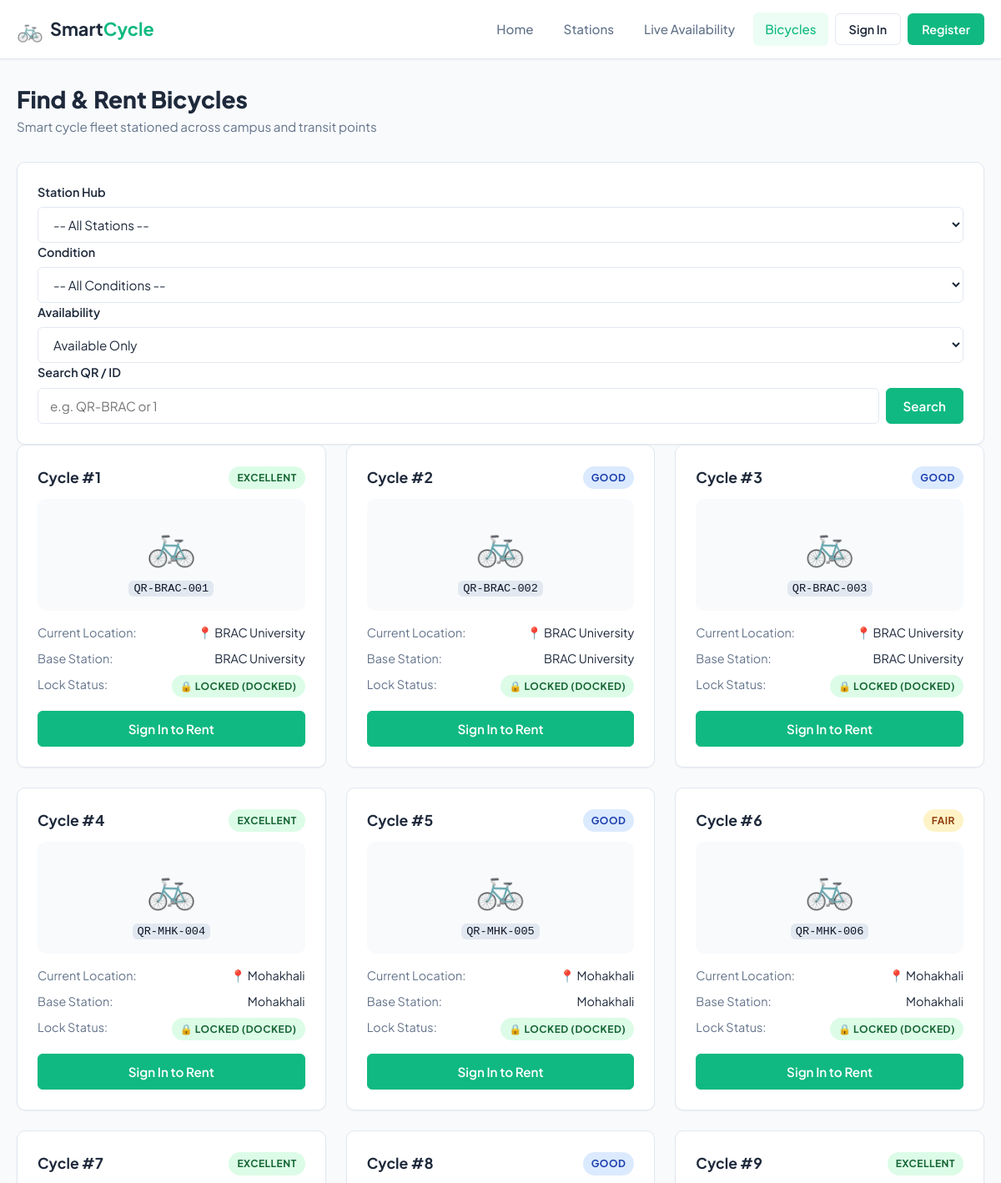
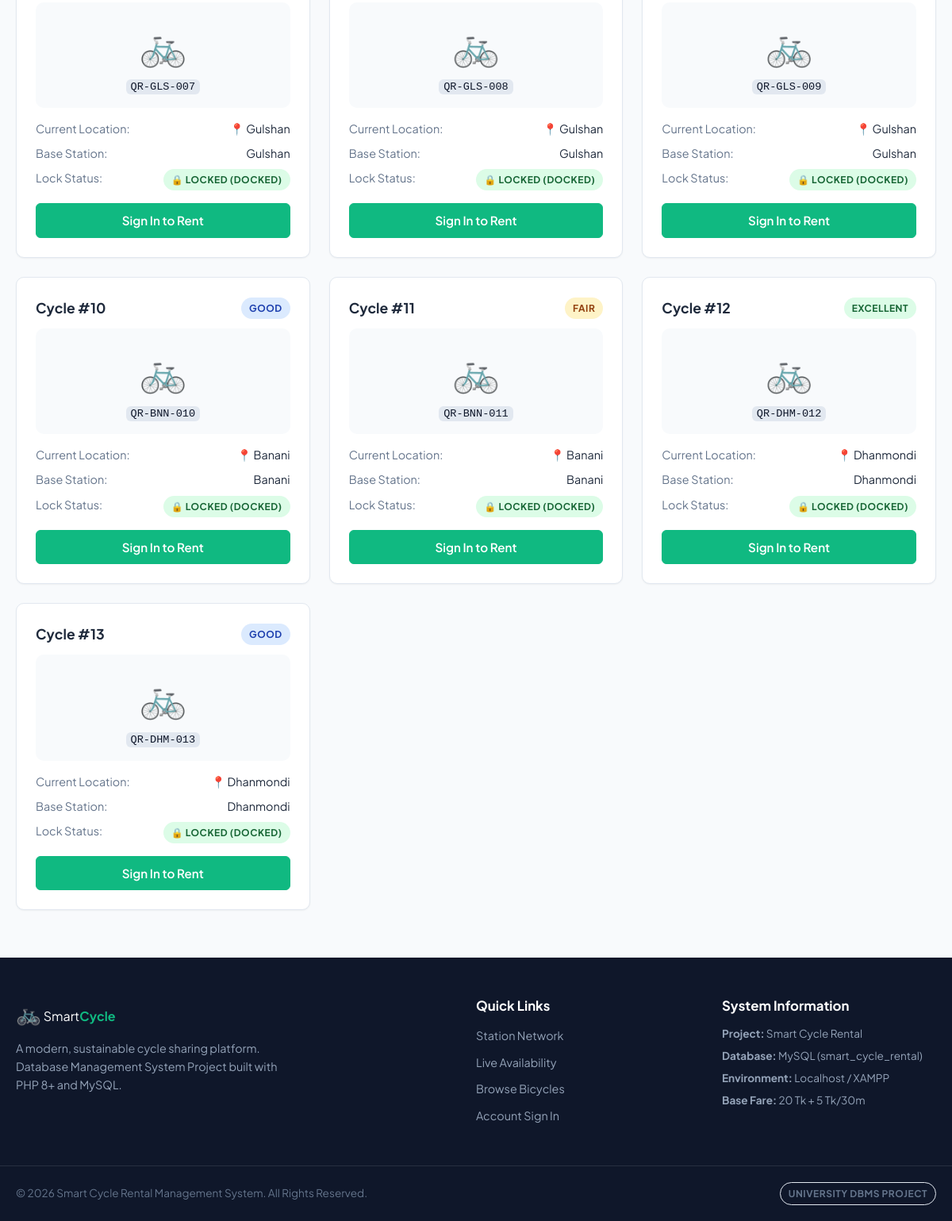
The app's page /cycles.php with its own data (2 pictures, top to bottom).
### tables this page shows
CREATE TABLE `condition_type` (
    `B_id` INT PRIMARY KEY,
    `condition` ENUM('Excellent', 'Good', 'Fair', 'Damaged', 'Under Maintenance') NOT NULL DEFAULT 'Good',
    `last_checked` TIMESTAMP DEFAULT CURRENT_TIMESTAMP ON UPDATE CURRENT_TIMESTAMP,
    CONSTRAINT `fk_condition_bicycle` FOREIGN KEY (`B_id`) 
        REFERENCES `bicycle` (`ID`) ON DELETE CASCADE ON UPDATE CASCADE
);

CREATE TABLE `bicycle` (
    `ID` INT AUTO_INCREMENT PRIMARY KEY,
    `QR_code` VARCHAR(100) NOT NULL UNIQUE,
    `location` VARCHAR(100) NULL,
    `locked` TINYINT(1) NOT NULL DEFAULT 1,
    `unlocked` TINYINT(1) NOT NULL DEFAULT 0,
    `s_location` VARCHAR(100) NULL,
    `user_id` INT NULL,
    `created_at` TIMESTAMP DEFAULT CURRENT_TIMESTAMP,
    CONSTRAINT `fk_bicycle_curr_station` FOREIGN KEY (`location`) 
        REFERENCES `station` (`Location`) ON DELETE SET NULL ON UPDATE CASCADE,
    CONSTRAINT `fk_bicycle_start_station` FOREIGN KEY (`s_location`) 
        REFERENCES `station` (`Location`) ON DELETE SET NULL ON UPDATE CASCADE,
    CONSTRAINT `fk_bicycle_curr_user` FOREIGN KEY (`user_id`) 
        REFERENCES `user` (`user_id`) ON DELETE SET NULL ON UPDATE CASCADE
);

### includes/auth.php (called while the page is built, shortened)
<?php
function isLoggedIn(): bool {
    return isset($_SESSION['user_id']) && !empty($_SESSION['user_id']);
}

### cycles.php (the view, shortened to what this page needs)
<?php
require_once __DIR__ . '/config/database.php';
require_once __DIR__ . '/includes/functions.php';
require_once __DIR__ . '/includes/auth.php';
$selectedStatus    = sanitizeInput($_GET['status'] ?? 'available');
$searchQuery       = sanitizeInput($_GET['q'] ?? '');
$where = ["1=1"];
$params = [];
if ($selectedStatus === 'available') {
    $where[] = "b.user_id IS NULL AND b.location IS NOT NULL AND (c.condition IS NULL OR c.condition NOT IN ('Damaged', 'Under Maintenance'))";
} elseif ($selectedStatus === 'rented') {
    $where[] = "b.user_id IS NOT NULL";
} elseif ($selectedStatus === 'maintenance') {
    $where[] = "c.condition IN ('Damaged', 'Under Maintenance')";
}
$sql = "
    SELECT
        b.ID,
        b.QR_code,
        b.location,
        b.locked,
        b.unlocked,
        b.s_location,
        b.user_id,
        u.Name AS rider_name,
        COALESCE(c.condition, 'Good') AS cycle_condition,
        c.last_checked
    FROM bicycle b
    LEFT JOIN condition_type c ON b.ID = c.B_id
    LEFT JOIN user u ON b.user_id = u.user_id
    WHERE " . implode(" AND ", $where) . "
    ORDER BY b.ID ASC
";
$stmt = $pdo->prepare($sql);
$stmt->execute($params);
$bicycles = $stmt->fetchAll();
$activeRental = isLoggedIn() ? getActiveRental((int)$_SESSION['user_id'], $pdo) : null;
include __DIR__ . '/includes/header.php';
?>
<div class="page-header">
    <div>
        <h1 class="page-title">Find & Rent Bicycles</h1>
        <p class="page-subtitle">Smart cycle fleet stationed across campus and transit points</p>
    </div>
</div>
<div class="filter-card card mb-4">
    <form action="cycles.php" method="GET" class="filter-form-grid">
        <div class="form-group">
            <label class="form-label">Station Hub</label>
            <select name="station" class="form-select" onchange="this.form.submit()">
                <option value="">-- All Stations --</option>
            </select>
        </div>
        <div class="form-group">
            <label class="form-label">Condition</label>
            <select name="condition" class="form-select" onchange="this.form.submit()">
                <option value="">-- All Conditions --</option>
            </select>
        </div>
        <div class="form-group">
            <label class="form-label">Availability</label>
            <select name="status" class="form-select" onchange="this.form.submit()">
                <option value="available" <?= $selectedStatus === 'available' ? 'selected' : '' ?>>Available Only</option>
            </select>
        </div>
        <div class="form-group">
            <label class="form-label">Search QR / ID</label>
            <div class="input-group">
                <input type="text" name="q" class="form-control" placeholder="e.g. QR-BRAC or 1" value="<?= htmlspecialchars($searchQuery) ?>">
                <button type="submit" class="btn btn-primary">Search</button>
            </div>
        </div>
    </form>
</div>
<div class="grid grid-3">
    <?php if (empty($bicycles)): ?>
        <div class="card card-span-3 text-center py-5">
            <div style="font-size: 3rem; margin-bottom: 15px;">🚲</div>
            <h3>No bicycles found</h3>
            <p class="text-muted">Try adjusting your station or condition filters.</p>
            <a href="cycles.php" class="btn btn-outline-primary mt-3">Reset All Filters</a>
        </div>
    <?php else: ?>
        <?php foreach ($bicycles as $bike):
            $isRented = !empty($bike['user_id']);
            $isMaintenance = in_array($bike['cycle_condition'], ['Damaged', 'Under Maintenance'], true);
            $canRent = !$isRented && !$isMaintenance && !empty($bike['location']);
        ?>
            <div class="card cycle-card <?= $isRented ? 'cycle-rented' : ($isMaintenance ? 'cycle-maintenance' : '') ?>">
                <div class="cycle-card-header">
                    <div class="cycle-id-pill">Cycle #<?= $bike['ID'] ?></div>
                    <div><?= getConditionBadge($bike['cycle_condition']) ?></div>
                </div>
                <div class="cycle-visual">
                    <span class="cycle-big-icon">🚲</span>
                    <div class="cycle-qr-code">
                        <code><?= htmlspecialchars($bike['QR_code']) ?></code>
                    </div>
                </div>
                <div class="cycle-details">
                    <div class="cycle-meta-row">
                        <span class="cycle-meta-label">Current Location:</span>
                        <span class="cycle-meta-val font-bold">
                            <?= $bike['location'] ? '📍 ' . htmlspecialchars($bike['location']) : '<span class="text-warning">On Road (In-Use)</span>' ?>
                        </span>
                    </div>
                    <div class="cycle-meta-row">
                        <span class="cycle-meta-label">Base Station:</span>
                        <span class="cycle-meta-val text-muted"><?= htmlspecialchars($bike['s_location'] ?? 'Not set') ?></span>
                    </div>
                    <div class="cycle-meta-row">
                        <span class="cycle-meta-label">Lock Status:</span>
                        <span class="cycle-meta-val">
                            <?php if ($bike['locked'] == 1): ?>
                                <span class="badge badge-success">🔒 Locked (Docked)</span>
                            <?php else: ?>
                                <span class="badge badge-warning">🔓 Unlocked (Riding)</span>
                            <?php endif; ?>
                        </span>
                    </div>
                </div>
                <div class="cycle-card-actions">
                    <?php if ($canRent): ?>
                        <?php if ($activeRental): ?>
                            <button class="btn btn-secondary btn-block" disabled title="You already have an active rental">Already in Active Ride</button>
                        <?php elseif (!isLoggedIn()): ?>
                            <a href="login.php" class="btn btn-primary btn-block">Sign In to Rent</a>
                        <?php elseif ($_SESSION['user_type'] !== 'customer'): ?>
                            <a href="admin/bicycles.php" class="btn btn-outline-secondary btn-block">Manage Cycle (Staff)</a>
                        <?php else: ?>
                            <a href="rent.php?bike_id=<?= $bike['ID'] ?>" class="btn btn-primary btn-block btn-lg">
                                🚲 Rent This Cycle
                            </a>
                        <?php endif; ?>
                    <?php elseif ($isRented): ?>
                        <div class="alert alert-info text-center py-2 mb-0" style="font-size: 0.85rem;">
                            Rented by <?= htmlspecialchars($bike['rider_name'] ?? 'Active Rider') ?>
                        </div>
                    <?php else: ?>
                        <div class="alert alert-danger text-center py-2 mb-0" style="font-size: 0.85rem;">
                            Unavailable: <?= htmlspecialchars($bike['cycle_condition']) ?>
                        </div>
                    <?php endif; ?>
                </div>
            </div>
        <?php endforeach; ?>
    <?php endif; ?>
</div>
<?php include __DIR__ . '/includes/footer.php'; ?>

### includes/header.php (shortened to what this page needs)
<?php
$isInAdmin = strpos($_SERVER['PHP_SELF'], '/admin/') !== false;
$basePath = $isInAdmin ? '../' : '';
?>
<!DOCTYPE html>
<html lang="en">
<head>
    <link rel="stylesheet" href="<?= $basePath ?>css/style.css">
</head>
<body>
    <div class="site-wrapper">
        <?php include __DIR__ . '/navbar.php'; ?>
        <main class="main-content">
            <div class="container">

### includes/navbar.php (shortened to what this page needs)
<?php
$isInAdmin = strpos($_SERVER['PHP_SELF'], '/admin/') !== false;
$basePath = $isInAdmin ? '../' : '';
$currentPage = basename($_SERVER['PHP_SELF']);
$isAuth = isset($_SESSION['user_id']);
?>
<header class="navbar-wrapper">
    <div class="container navbar-container">
        <a href="<?= $basePath ?>index.php" class="brand-logo">
            <span class="logo-icon">🚲</span>
            <span class="logo-text">Smart<strong>Cycle</strong></span>
        </a>
        <nav class="nav-menu" id="navMenu">
            <ul class="nav-list">
                <?php if (!$isAuth): ?>
                    <li class="nav-item"><a href="<?= $basePath ?>index.php" class="nav-link <?= $currentPage === 'index.php' ? 'active' : '' ?>">Home</a></li>
                    <li class="nav-item"><a href="<?= $basePath ?>stations.php" class="nav-link <?= $currentPage === 'stations.php' ? 'active' : '' ?>">Stations</a></li>
                    <li class="nav-item"><a href="<?= $basePath ?>availability.php" class="nav-link <?= $currentPage === 'availability.php' ? 'active' : '' ?>">Live Availability</a></li>
                    <li class="nav-item"><a href="<?= $basePath ?>cycles.php" class="nav-link <?= $currentPage === 'cycles.php' ? 'active' : '' ?>">Bicycles</a></li>
                    <li class="nav-item"><a href="<?= $basePath ?>login.php" class="btn btn-outline-nav">Sign In</a></li>
                    <li class="nav-item"><a href="<?= $basePath ?>register.php" class="btn btn-primary-nav">Register</a></li>
                <?php endif; ?>
            </ul>
        </nav>
    </div>
</header>

### includes/functions.php (shortened to what this page needs)
<?php
function sanitizeInput(string $data): string {
    return htmlspecialchars(trim($data), ENT_QUOTES, 'UTF-8');
}
function getConditionBadge(string $condition): string {
    $colorMap = [
        'Excellent'         => 'badge-success',
        'Good'              => 'badge-primary',
        'Fair'              => 'badge-warning',
        'Damaged'           => 'badge-danger',
        'Under Maintenance' => 'badge-dark',
    ];
    $cls = $colorMap[$condition] ?? 'badge-secondary';
    return "<span class='badge {$cls}'>" . htmlspecialchars($condition) . "</span>";
}

### includes/footer.php (shortened to what this page needs)
<?php
$isInAdmin = strpos($_SERVER['PHP_SELF'], '/admin/') !== false;
$basePath = $isInAdmin ? '../' : '';
?>
            </div>
        </main>
        <footer class="site-footer">
            <div class="container footer-container">
                <div class="footer-col">
                    <div class="footer-logo">
                        <span class="logo-icon">🚲</span>
                        <span class="logo-text">Smart<strong>Cycle</strong></span>
                    </div>
                    <p class="footer-desc">
                        A modern, sustainable cycle sharing platform. Database Management System Project built with PHP 8+ and MySQL.
                    </p>
                </div>
                <div class="footer-col">
                    <h4 class="footer-title">Quick Links</h4>
                    <ul class="footer-links">
                        <li><a href="<?= $basePath ?>stations.php">Station Network</a></li>
                        <li><a href="<?= $basePath ?>availability.php">Live Availability</a></li>
                        <li><a href="<?= $basePath ?>cycles.php">Browse Bicycles</a></li>
                        <li><a href="<?= $basePath ?>login.php">Account Sign In</a></li>
                    </ul>
                </div>
                <div class="footer-col">
                    <h4 class="footer-title">System Information</h4>
                    <p class="footer-info"><strong>Project:</strong> Smart Cycle Rental</p>
                    <p class="footer-info"><strong>Database:</strong> MySQL (smart_cycle_rental)</p>
                    <p class="footer-info"><strong>Environment:</strong> Localhost / XAMPP</p>
                    <p class="footer-info"><strong>Base Fare:</strong> 20 Tk + 5 Tk/30m</p>
                </div>
            </div>
            <div class="footer-bottom">
                <div class="container footer-bottom-inner">
                    <p>&copy; <?= date('Y') ?> Smart Cycle Rental Management System. All Rights Reserved.</p>
                    <p class="badge badge-outline">University DBMS Project</p>
                </div>
            </div>
        </footer>
    </div>
</body>
</html>

### records on screen
condition_type: B_id.ID "1", condition "EXCELLENT", B_id.QR_code "QR-BRAC-001", B_id.location "BRAC University", B_id.s_location "BRAC University"
condition_type: B_id.ID "2", condition "GOOD", B_id.QR_code "QR-BRAC-002", B_id.location "BRAC University", B_id.s_location "BRAC University"
condition_type: B_id.ID "3", condition "GOOD", B_id.QR_code "QR-BRAC-003", B_id.location "BRAC University", B_id.s_location "BRAC University"
condition_type: B_id.ID "4", condition "EXCELLENT", B_id.QR_code "QR-MHK-004", B_id.location "Mohakhali", B_id.s_location "Mohakhali"
condition_type: B_id.ID "5", condition "GOOD", B_id.QR_code "QR-MHK-005", B_id.location "Mohakhali", B_id.s_location "Mohakhali"
condition_type: B_id.ID "6", condition "FAIR", B_id.QR_code "QR-MHK-006", B_id.location "Mohakhali", B_id.s_location "Mohakhali"
condition_type: B_id.ID "7", condition "EXCELLENT", B_id.QR_code "QR-GLS-007", B_id.location "Gulshan", B_id.s_location "Gulshan"
condition_type: B_id.ID "8", condition "GOOD", B_id.QR_code "QR-GLS-008", B_id.location "Gulshan", B_id.s_location "Gulshan"
condition_type: B_id.ID "9", condition "EXCELLENT", B_id.QR_code "QR-GLS-009", B_id.location "Gulshan", B_id.s_location "Gulshan"
condition_type: B_id.ID "10", condition "GOOD", B_id.QR_code "QR-BNN-010", B_id.location "Banani", B_id.s_location "Banani"
condition_type: B_id.ID "11", condition "FAIR", B_id.QR_code "QR-BNN-011", B_id.location "Banani", B_id.s_location "Banani"
condition_type: B_id.ID "12", condition "EXCELLENT", B_id.QR_code "QR-DHM-012", B_id.location "Dhanmondi", B_id.s_location "Dhanmondi"
condition_type: B_id.ID "13", condition "GOOD", B_id.QR_code "QR-DHM-013", B_id.location "Dhanmondi", B_id.s_location "Dhanmondi"
